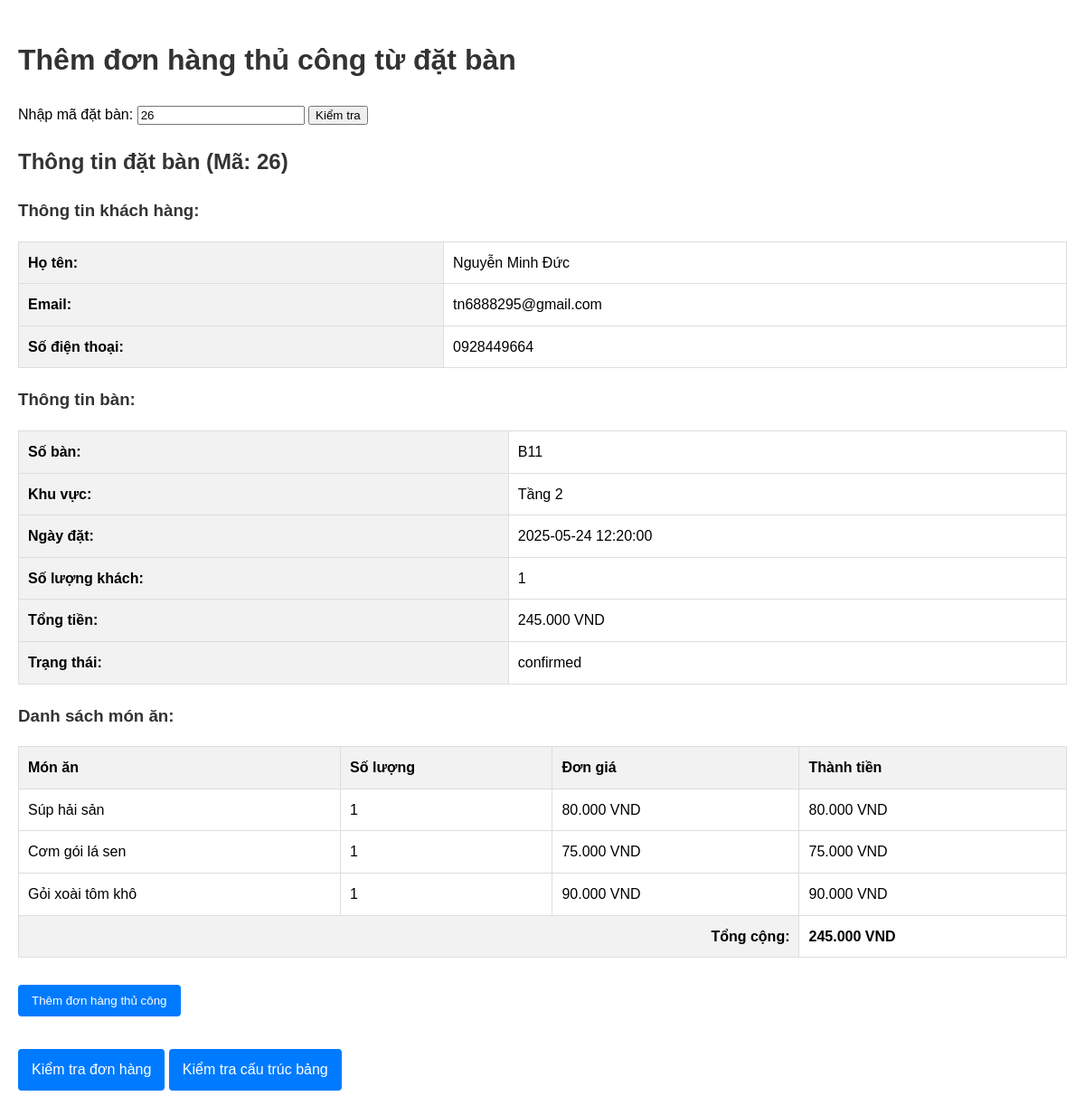
The page /page/add_order_manually.php?id=26 on the database its author committed.
### tables this page shows
CREATE TABLE `datban` (
  `madatban` int(11) NOT NULL,
  `idKH` int(100) DEFAULT NULL,
  `idban` int(11) DEFAULT NULL,
  `NgayDatBan` datetime DEFAULT NULL,
  `SoLuongKhach` int(11) DEFAULT NULL,
  `TongTien` decimal(10,2) NOT NULL,
  `TrangThai` varchar(50) DEFAULT NULL,
  `tenKH` varchar(100) DEFAULT NULL,
  `email` varchar(100) DEFAULT NULL,
  `sodienthoai` varchar(20) DEFAULT NULL,
  `NgayTao` datetime DEFAULT current_timestamp()
);

CREATE TABLE `ban` (
  `idban` int(11) NOT NULL,
  `SoBan` varchar(10) DEFAULT NULL,
  `soluongKH` int(11) NOT NULL,
  `TrangThai` varchar(50) DEFAULT NULL,
  `MaKV` int(11) DEFAULT NULL
);

CREATE TABLE `khuvucban` (
  `MaKV` int(11) NOT NULL,
  `TenKV` varchar(100) NOT NULL,
  `MoTa` text DEFAULT NULL,
  `TrangThai` varchar(20) DEFAULT 'active'
);

CREATE TABLE `chitietdatban` (
  `idChiTiet` int(11) NOT NULL,
  `madatban` int(11) NOT NULL,
  `idmonan` int(11) NOT NULL,
  `SoLuong` int(11) NOT NULL,
  `DonGia` decimal(10,2) NOT NULL
);

CREATE TABLE `monan` (
  `idmonan` int(11) NOT NULL,
  `tenmonan` varchar(100) NOT NULL,
  `mota` varchar(500) NOT NULL,
  `DonGia` double NOT NULL,
  `hinhanh` varchar(200) NOT NULL,
  `iddm` int(11) NOT NULL,
  `DonViTinh` varchar(100) NOT NULL,
  `TrangThai` enum('active','inactive') DEFAULT 'active'
);

### page/add_order_manually.php (the view, shortened to what this page needs)
<?php
$mysqli = new mysqli("localhost", "hceeab2b55_chung9atm", "Chung2002!", "hceeab2b55_restaurant");
$mysqli->set_charset("utf8");
$booking_info = null;
$bookingId = isset($_REQUEST['id']) ? (int)$_REQUEST['id'] : 34;
try {
    $bookingQuery = "SELECT d.*, b.SoBan, kvb.TenKV as TenKhuVuc
                    FROM datban d
                    LEFT JOIN ban b ON d.idban = b.idban
                    LEFT JOIN khuvucban kvb ON b.MaKV = kvb.MaKV
                    WHERE d.madatban = ?";
    $bookingStmt = $mysqli->prepare($bookingQuery);
    $bookingStmt->bind_param('i', $bookingId);
    $bookingStmt->execute();
    $bookingResult = $bookingStmt->get_result();
    if ($bookingResult->num_rows > 0) {
        $booking_info = $bookingResult->fetch_assoc();
    }
    if ($booking_info) {
        $dishesQuery = "SELECT cd.*, m.tenmonan
                       FROM chitietdatban cd
                       JOIN monan m ON cd.idmonan = m.idmonan
                       WHERE cd.madatban = ?";
        $dishesStmt = $mysqli->prepare($dishesQuery);
        $dishesStmt->bind_param('i', $bookingId);
        $dishesStmt->execute();
        $dishesResult = $dishesStmt->get_result();
        $dishes = [];
        while ($dish = $dishesResult->fetch_assoc()) {
            $dishes[] = $dish;
        }
    }
    $checkOrderQuery = "SELECT * FROM donhang WHERE MaDonHang LIKE ?";
    $searchPattern = '%' . $bookingId . '%';
    $checkOrderStmt = $mysqli->prepare($checkOrderQuery);
    $checkOrderStmt->bind_param('s', $searchPattern);
    $checkOrderStmt->execute();
    $orderExists = $checkOrderStmt->get_result()->num_rows > 0;
} catch (Exception $e) {
    $result_message = "Lỗi khi lấy thông tin đặt bàn: " . $e->getMessage();
}
?>
<!DOCTYPE html>
<html lang="vi">
<head>
</head>
<body>
    <div class="container">
        <h1>Thêm đơn hàng thủ công từ đặt bàn</h1>
        <form method="get">
            <label for="id">Nhập mã đặt bàn:</label>
            <input type="number" id="id" name="id" value="<?php echo $bookingId; ?>" required>
            <button type="submit">Kiểm tra</button>
        </form>
        <?php if ($booking_info): ?>
            <h2>Thông tin đặt bàn (Mã: <?php echo $bookingId; ?>)</h2>
            <h3>Thông tin khách hàng:</h3>
            <table>
                <tr>
                    <th>Họ tên:</th>
                    <td><?php echo htmlspecialchars($booking_info['tenKH']); ?></td>
                </tr>
                <tr>
                    <th>Email:</th>
                    <td><?php echo htmlspecialchars($booking_info['email']); ?></td>
                </tr>
                <tr>
                    <th>Số điện thoại:</th>
                    <td><?php echo htmlspecialchars($booking_info['sodienthoai']); ?></td>
                </tr>
            </table>
            <h3>Thông tin bàn:</h3>
            <table>
                <tr>
                    <th>Số bàn:</th>
                    <td><?php echo htmlspecialchars($booking_info['SoBan']); ?></td>
                </tr>
                <tr>
                    <th>Khu vực:</th>
                    <td><?php echo htmlspecialchars($booking_info['TenKhuVuc']); ?></td>
                </tr>
                <tr>
                    <th>Ngày đặt:</th>
                    <td><?php echo htmlspecialchars($booking_info['NgayDatBan']); ?></td>
                </tr>
                <tr>
                    <th>Số lượng khách:</th>
                    <td><?php echo htmlspecialchars($booking_info['SoLuongKhach']); ?></td>
                </tr>
                <tr>
                    <th>Tổng tiền:</th>
                    <td><?php echo number_format($booking_info['TongTien'], 0, ',', '.'); ?> VND</td>
                </tr>
                <tr>
                    <th>Trạng thái:</th>
                    <td><?php echo htmlspecialchars($booking_info['TrangThai']); ?></td>
                </tr>
            </table>
            <?php if (isset($dishes) && count($dishes) > 0): ?>
                <h3>Danh sách món ăn:</h3>
                <table>
                    <tr>
                        <th>Món ăn</th>
                        <th>Số lượng</th>
                        <th>Đơn giá</th>
                        <th>Thành tiền</th>
                    </tr>
                    <?php
                    $total = 0;
                    foreach ($dishes as $dish):
                        $amount = $dish['SoLuong'] * $dish['DonGia'];
                        $total += $amount;
                    ?>
                        <tr>
                            <td><?php echo htmlspecialchars($dish['tenmonan']); ?></td>
                            <td><?php echo $dish['SoLuong']; ?></td>
                            <td><?php echo number_format($dish['DonGia'], 0, ',', '.'); ?> VND</td>
                            <td><?php echo number_format($amount, 0, ',', '.'); ?> VND</td>
                        </tr>
                    <?php endforeach; ?>
                    <tr>
                        <th colspan="3" style="text-align: right;">Tổng cộng:</th>
                        <td><strong><?php echo number_format($total, 0, ',', '.'); ?> VND</strong></td>
                    </tr>
                </table>
            <?php else: ?>
                <div class="alert alert-warning">Không tìm thấy thông tin món ăn</div>
            <?php endif; ?>
            <?php if (!$orderExists && isset($dishes) && count($dishes) > 0): ?>
                <form method="post">
                    <button type="submit" name="add_order" class="btn">Thêm đơn hàng thủ công</button>
                </form>
            <?php endif; ?>
        <?php else: ?>
            <div class="alert alert-warning">Không tìm thấy thông tin đặt bàn với mã <?php echo $bookingId; ?></div>
        <?php endif; ?>
        <p>
            <a href="check_order.php" class="btn">Kiểm tra đơn hàng</a>
            <a href="test_order.php" class="btn">Kiểm tra cấu trúc bảng</a>
        </p>
    </div>
</body>
</html>

### page/add_order_manually.php (style rules this page uses)
body { font-family: Arial, sans-serif; line-height: 1.6; margin: 0; padding: 20px; }
h1, h2, h3 { color: #333; }
.container { max-width: 1200px; margin: 0 auto; }
.btn { display: inline-block; padding: 10px 15px; margin: 10px 0; color: #fff; background-color: #007bff; border: none; border-radius: 4px; cursor: pointer; text-decoration: none; }
table { width: 100%; border-collapse: collapse; margin-bottom: 20px; }
table, th, td { border: 1px solid #ddd; }
th, td { padding: 10px; text-align: left; }
th { background-color: #f2f2f2; }

### rows shown on the page
datban: tenKH "Nguyễn Minh Đức", email "tn6888295@gmail.com", sodienthoai "0928449664", idban.SoBan "B11", khuvucban.TenKV "Tầng 2", NgayDatBan "2025-05-24 12:20:00", SoLuongKhach "1", TongTien "245.000", TrangThai "confirmed"
chitietdatban: idmonan.tenmonan "Súp hải sản", SoLuong "1", DonGia "80.000", amount "80.000"
chitietdatban: idmonan.tenmonan "Cơm gói lá sen", SoLuong "1", DonGia "75.000", amount "75.000"
chitietdatban: idmonan.tenmonan "Gỏi xoài tôm khô", SoLuong "1", DonGia "90.000", amount "90.000"

### other values the page prints
$bookingId "26"
$total "245.000"
